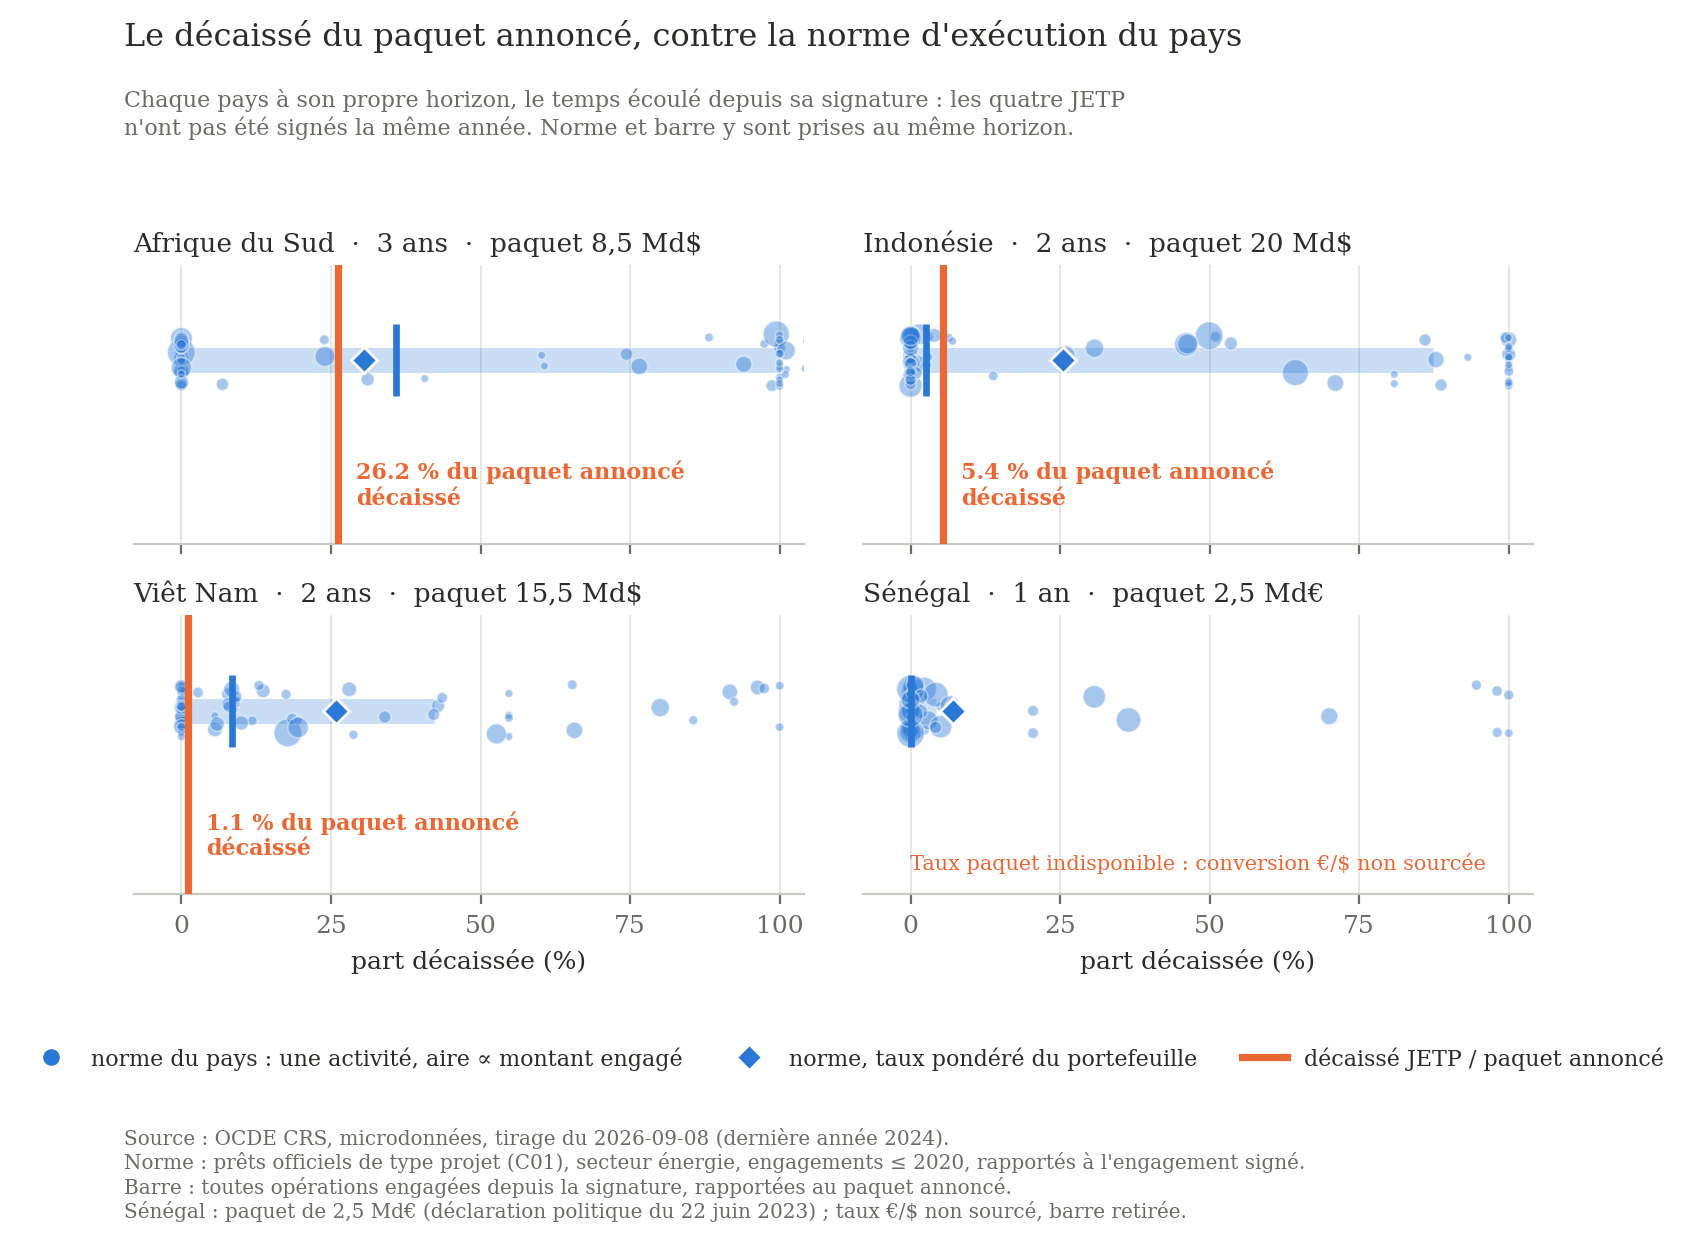

Write Python code to recreate this figure.
#!/usr/bin/env python3
"""Figure 1 du papier court JETP — le décaissé du paquet annoncé contre la norme du pays.

Un panneau par pays, chacun à SON horizon. Les quatre JETP n'ayant pas été
signés la même année, un horizon commun les compterait inégalement : l'Afrique
du Sud a eu trois ans depuis sa signature, le Sénégal un seul. Chaque panneau
est donc lu à l'horizon réellement écoulé pour ce pays, la norme du pays étant
prise au même horizon.

Deux dénominateurs, délibérément :
  - la distribution rapporte le décaissé à l'ENGAGEMENT SIGNÉ (norme d'exécution) ;
  - la barre rapporte le décaissé au PAQUET ANNONCÉ (ce qui a été promis).
L'écart entre les deux mesure ce qui n'a jamais quitté l'annonce.

La norme couvre les prêts officiels de type projet, APD et autres flux
officiels : s'en tenir à l'APD excluait les prêts IBRD, donc l'Eskom Just
Energy Transition Project, principal prêt-projet du JETP sud-africain.

Entrée  : analyse-crs/out/activites.csv
Sorties : figure-distribution-decaissement.{pdf,png} + .csv des points tracés
"""
import argparse
import csv
import pathlib

import matplotlib

matplotlib.use("Agg")

import matplotlib.pyplot as plt
import numpy as np
import pandas as pd

HERE = pathlib.Path(__file__).parent
ROOT = HERE.parents[2]
parser = argparse.ArgumentParser(description=__doc__)
parser.add_argument("source", nargs="?", type=pathlib.Path, default=pathlib.Path(
    "/home/haduong/CNRS/projets/actifs/jetp/papier-court-mesure/analyse-crs/out/activites.csv"))
parser.add_argument("--rates", type=pathlib.Path, default=ROOT / "data/jetp/rates.csv")
parser.add_argument("--senegal-rate-date", help="Date of the cited EUR/USD ledger rate")
parser.add_argument("--senegal-rate-basis", help="Basis of the cited EUR/USD ledger rate")
parser.add_argument("--output-dir", type=pathlib.Path, default=HERE)
args = parser.parse_args()
if bool(args.senegal_rate_date) != bool(args.senegal_rate_basis):
    parser.error("Senegal rate date and basis must be supplied together")


def senegal_package_usd(path, date, basis):
    """Use one exact, cited ledger key; never guess an exchange rate."""
    with path.open(newline="", encoding="utf-8") as file:
        rows = [row for row in csv.DictReader(file)
                if (row["currency"], row["date"], row["basis"]) == ("EUR", date, basis)]
    if len(rows) != 1:
        raise ValueError(f"Expected one EUR/USD rate for date={date}, basis={basis} in {path}; found {len(rows)}")
    row = rows[0]
    try:
        rate = float(row["rate_to_usd"])
    except (TypeError, ValueError) as exc:
        raise ValueError("Senegal EUR/USD ledger rate must be numeric") from exc
    if not np.isfinite(rate) or rate <= 0 or not row["line_id"] or not row["recorded_at"]:
        raise ValueError("Senegal EUR/USD ledger rate needs a positive value, line_id and recorded_at")
    return 2500 * rate, row["line_id"]


if args.senegal_rate_date:
    senegal_package, rate_line = senegal_package_usd(
        args.rates, args.senegal_rate_date, args.senegal_rate_basis)
else:
    senegal_package, rate_line = None, None
    print("Senegal: no cited EUR/USD rate selected; package percentage withdrawn")
FIN = pd.Timestamp("2024-12-31")           # dernière année du tirage CRS

# pays -> (nom, signature, paquet annoncé en M USD, libellé du paquet, 1re année de cohorte)
JETP = {
    "ZAF": ("Afrique du Sud", "2021-11-02", 8500.0, "8,5 Md$", 2022),
    "IDN": ("Indonésie", "2022-11-15", 20000.0, "20 Md$", 2022),
    "VNM": ("Viêt Nam", "2022-12-14", 15500.0, "15,5 Md$", 2022),
    "SEN": ("Sénégal", "2023-06-22", senegal_package, "2,5 Md€", 2023),
}
NORME, BARRE = "#2a78d6", "#eb6834"

plt.rcParams.update({
    "font.family": "serif", "font.serif": ["DejaVu Serif"], "font.size": 9,
    "axes.edgecolor": "#c9c9c4", "axes.linewidth": .8,
    "xtick.color": "#6b6b66", "text.color": "#2b2b28", "axes.labelcolor": "#2b2b28",
})

brut = pd.read_csv(args.source)
brut = brut[brut.denom > 0].copy()
proj = brut[brut.instr.isin(["pret", "autre_officiel"]) & (brut.modalite == "C01")]

rng = np.random.default_rng(0)
fig, axes = plt.subplots(2, 2, figsize=(7.4, 5.3), sharex=True)
traces = []

for ax, (code, (nom, sig, paquet, lib, an0)) in zip(axes.flat, JETP.items()):
    h = int((FIN - pd.Timestamp(sig)).days / 365.25)          # horizon propre au pays
    norme = proj[(proj.pays == code) & (proj["T"] <= 2020)]
    v, w = (100 * norme[f"d{h}"] / norme.denom).values, norme.denom.values
    q1, med, q3 = np.percentile(v, [25, 50, 75])
    pond = 100 * norme[f"d{h}"].sum() / norme.denom.sum()

    ax.hlines(.55, q1, q3, color=NORME, lw=9, alpha=.25, zorder=2)
    ax.vlines(med, .40, .70, color=NORME, lw=2.4, zorder=4)
    ax.scatter(v, .55 + rng.uniform(-.11, .11, len(v)), s=8 + 92 * w / w.max(),
               facecolor=NORME, alpha=.42, edgecolor="white", lw=.6, zorder=3)
    ax.plot([pond], [.55], marker="D", ms=6.5, color=NORME,
            markeredgecolor="white", markeredgewidth=1, zorder=5)

    cohorte = brut[(brut.pays == code) & (brut["T"] >= an0)]
    if paquet is not None:
        pos = 100 * cohorte[f"d{h}"].sum() / paquet
        ax.axvline(pos, color=BARRE, lw=2.6, zorder=6)
        cote = pos > 55
        ax.annotate(f"{pos:.1f} % du paquet annoncé\ndécaissé", (pos + (-3 if cote else 3), .03),
                    color=BARRE, fontsize=8, fontweight="bold",
                    ha="right" if cote else "left", va="center", annotation_clip=False)
    else:
        ax.text(.5, .09, "Taux paquet indisponible : conversion €/$ non sourcée",
                transform=ax.transAxes, color=BARRE, fontsize=7.5, ha="center")

    ax.set_title(f"{nom}  ·  {h} an{'s' if h > 1 else ''}  ·  paquet {lib}",
                 fontsize=9.5, loc="left", pad=5)
    ax.set_xlim(-8, 104); ax.set_ylim(-.22, .95)
    ax.set_yticks([]); ax.set_xticks(range(0, 101, 25))
    ax.grid(axis="x", color="#e6e6e2", lw=.7); ax.set_axisbelow(True)
    for sp in ("top", "right", "left"):
        ax.spines[sp].set_visible(False)
    traces += [{"pays": nom, "horizon_ans": h, "serie": "norme, activité", "taux_pct": float(x)} for x in v]
    traces.append({"pays": nom, "horizon_ans": h, "serie": "norme, pondérée", "taux_pct": float(pond)})
    if paquet is not None:
        traces.append({"pays": nom, "horizon_ans": h, "serie": "décaissé / paquet annoncé", "taux_pct": float(pos)})

for ax in axes[1]:
    ax.set_xlabel("part décaissée (%)")
leg = [plt.Line2D([], [], ls="", marker="o", ms=7, mfc=NORME, mec="white",
                  label="norme du pays : une activité, aire ∝ montant engagé"),
       plt.Line2D([], [], ls="", marker="D", ms=6.5, color=NORME, mec="white",
                  label="norme, taux pondéré du portefeuille"),
       plt.Line2D([], [], color=BARRE, lw=2.6, label="décaissé JETP / paquet annoncé")]
fig.legend(handles=leg, loc="lower center", ncol=3, frameon=False, bbox_to_anchor=(.5, -.02), fontsize=8)
fig.suptitle("Le décaissé du paquet annoncé, contre la norme d'exécution du pays",
             fontsize=11.5, x=.012, ha="left", y=.99)
fig.text(.012, .925, "Chaque pays à son propre horizon, le temps écoulé depuis sa signature : les quatre JETP\n"
         "n'ont pas été signés la même année. Norme et barre y sont prises au même horizon.",
         fontsize=8, color="#6b6b66", ha="left", va="top")
senegal_note = ("Sénégal : paquet de 2,5 Md€ (déclaration politique du 22 juin 2023) ; "
                "taux €/$ non sourcé, barre retirée.") if rate_line is None else (
                "Sénégal : 2,5 Md€ (déclaration politique du 22 juin 2023) ; "
                f"taux €/$ : {args.senegal_rate_date}, {args.senegal_rate_basis}, ligne {rate_line}.")
footer = ("Source : OCDE CRS, microdonnées, tirage du 2026-09-08 (dernière année 2024).\n"
          "Norme : prêts officiels de type projet (C01), secteur énergie, engagements ≤ 2020, rapportés à l'engagement signé.\n"
          "Barre : toutes opérations engagées depuis la signature, rapportées au paquet annoncé.\n"
          + senegal_note)
fig.text(.012, -.055, footer,
         fontsize=7.2, color="#6b6b66", ha="left", va="top")
fig.tight_layout(rect=[0, .06, 1, .875])
for ext in ("pdf", "png"):
    metadata = {"CreationDate": None, "ModDate": None} if ext == "pdf" else None
    fig.savefig(args.output_dir / f"figure-distribution-decaissement.{ext}",
                dpi=200, bbox_inches="tight", metadata=metadata)
pd.DataFrame(traces).to_csv(args.output_dir / "figure-distribution-decaissement.csv", index=False)
print(f"{len(traces)} points tracés")
